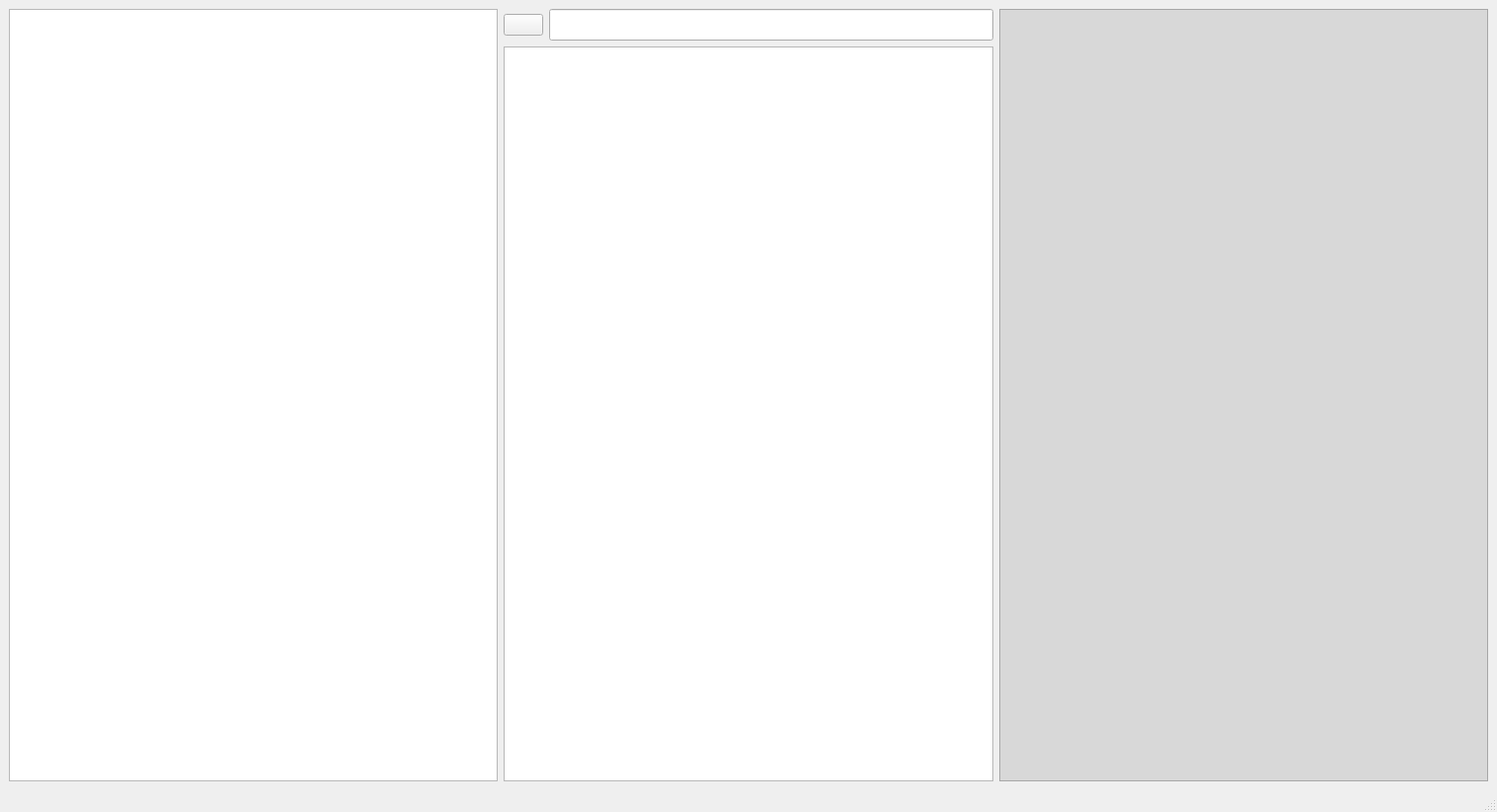
<?xml version="1.0" encoding="UTF-8"?>
<ui version="4.0">
 <class>Comparator</class>
 <widget class="QMainWindow" name="Comparator">
  <property name="geometry">
   <rect>
    <x>0</x>
    <y>0</y>
    <width>1513</width>
    <height>821</height>
   </rect>
  </property>
  <property name="windowTitle">
   <string>MainWindow</string>
  </property>
  <property name="windowIcon">
   <iconset resource="resource.qrc">
    <normaloff>:/newPrefix/icons/JSON格式化.png</normaloff>:/newPrefix/icons/JSON格式化.png</iconset>
  </property>
  <widget class="QWidget" name="centralwidget">
   <layout class="QHBoxLayout" name="horizontalLayout_3">
    <item>
     <layout class="QVBoxLayout" name="verticalLayout">
      <item>
       <layout class="QHBoxLayout" name="horizontalLayout"/>
      </item>
      <item>
       <widget class="QTextEdit" name="textEdit">
        <property name="styleSheet">
         <string notr="true">font: 11pt &quot;Consolas&quot;;</string>
        </property>
       </widget>
      </item>
     </layout>
    </item>
    <item>
     <layout class="QVBoxLayout" name="verticalLayout_2">
      <item>
       <layout class="QHBoxLayout" name="horizontalLayout_2">
        <item>
         <widget class="QPushButton" name="pushButton_2">
          <property name="text">
           <string/>
          </property>
          <property name="icon">
           <iconset resource="resource.qrc">
            <normaloff>:/newPrefix/icons/open 打开文件.png</normaloff>:/newPrefix/icons/open 打开文件.png</iconset>
          </property>
          <property name="iconSize">
           <size>
            <width>32</width>
            <height>32</height>
           </size>
          </property>
         </widget>
        </item>
        <item>
         <widget class="QLineEdit" name="lineEdit_2">
          <property name="minimumSize">
           <size>
            <width>0</width>
            <height>32</height>
           </size>
          </property>
         </widget>
        </item>
       </layout>
      </item>
      <item>
       <widget class="QTextEdit" name="textEdit_2">
        <property name="styleSheet">
         <string notr="true">font: 11pt &quot;Consolas&quot;;</string>
        </property>
       </widget>
      </item>
     </layout>
    </item>
    <item>
     <widget class="QTextBrowser" name="textBrowser">
      <property name="styleSheet">
       <string notr="true">border-color: rgb(216, 216, 216);
font: 12pt &quot;Consolas&quot;;
background-color: rgb(216, 216, 216);</string>
      </property>
     </widget>
    </item>
   </layout>
  </widget>
  <widget class="QStatusBar" name="statusBar"/>
 </widget>
 <resources>
  <include location="resource.qrc"/>
 </resources>
 <connections/>
</ui>
